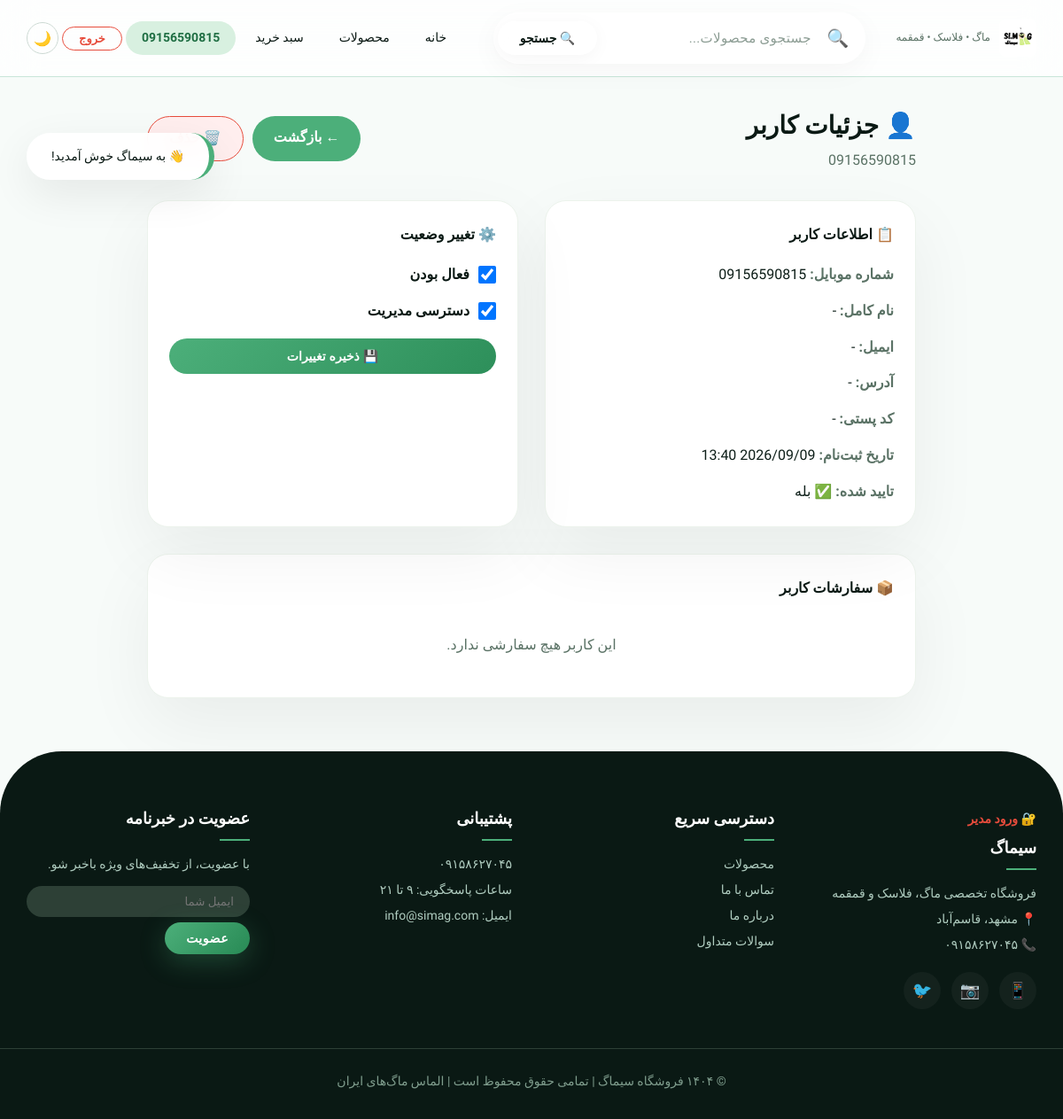
The app's page /accounts/admin-user/4/ (signed in) with its own data.
### accounts/models.py (models this page shows, shortened)
class User(AbstractUser):
    username = None
    phone = models.CharField(max_length=11, unique=True)
    is_verified = models.BooleanField(default=False)
    full_name = models.CharField(max_length=100, blank=True, null=True)
    email = models.EmailField(blank=True, null=True)
    address = models.TextField(blank=True, null=True)
    postal_code = models.CharField(max_length=10, blank=True, null=True)
    USERNAME_FIELD = 'phone'
    REQUIRED_FIELDS = ['email']
    objects = UserManager()

### accounts/views.py (the view, shortened to what this page needs)
# urls.py: path('admin-user/<int:user_id>/', views.admin_user_detail, name='admin_user_detail'),
@staff_member_required
def admin_user_detail(request, user_id):
    user = get_object_or_404(User, id=user_id)
    return render(request, 'accounts/admin_user_detail.html', {'user': user})

### accounts/templates/accounts/admin_user_detail.html (shortened to what this page needs)
{% extends 'base.html' %}
{% load static %}
{% block content %}
<div style="max-width:900px;margin:30px auto;padding:0 16px;">
    <div style="display:flex;justify-content:space-between;align-items:center;margin-bottom:30px;flex-wrap:wrap;gap:12px;">
        <div>
            <h1 style="font-size:28px;font-weight:900;color:var(--dark);">👤 جزئیات کاربر</h1>
            <p style="color:var(--gray);">{{ user.phone }}</p>
        </div>
        <div style="display:flex;gap:10px;">
            <a href="{% url 'accounts:admin_users' %}" style="padding:10px 24px;border-radius:40px;background:var(--primary);color:#fff;text-decoration:none;font-weight:600;">← بازگشت</a>
            <a href="{% url 'accounts:admin_user_delete' user.id %}" style="padding:10px 24px;border-radius:40px;background:#fee;color:#e74c3c;text-decoration:none;font-weight:600;border:1px solid #e74c3c;">🗑️ حذف</a>
        </div>
    </div>
    <div style="display:grid;grid-template-columns:1fr 1fr;gap:30px;">
        <div style="background:var(--white);border-radius:24px;padding:24px;border:1px solid #ecf3ec;box-shadow:var(--shadow);">
            <h3 style="font-size:16px;font-weight:800;color:var(--dark);margin-bottom:16px;">📋 اطلاعات کاربر</h3>
            <div style="display:flex;flex-direction:column;gap:12px;">
                <div><span style="font-weight:600;color:var(--gray);">شماره موبایل:</span> {{ user.phone }}</div>
                <div><span style="font-weight:600;color:var(--gray);">نام کامل:</span> {{ user.full_name|default:'-' }}</div>
                <div><span style="font-weight:600;color:var(--gray);">ایمیل:</span> {{ user.email|default:'-' }}</div>
                <div><span style="font-weight:600;color:var(--gray);">آدرس:</span> {{ user.address|default:'-' }}</div>
                <div><span style="font-weight:600;color:var(--gray);">کد پستی:</span> {{ user.postal_code|default:'-' }}</div>
                <div><span style="font-weight:600;color:var(--gray);">تاریخ ثبت‌نام:</span> {{ user.date_joined|date:"Y/m/d H:i" }}</div>
                <div><span style="font-weight:600;color:var(--gray);">تایید شده:</span> {{ user.is_verified|yesno:"✅ بله,❌ خیر" }}</div>
            </div>
        </div>
        <div style="background:var(--white);border-radius:24px;padding:24px;border:1px solid #ecf3ec;box-shadow:var(--shadow);">
            <h3 style="font-size:16px;font-weight:800;color:var(--dark);margin-bottom:16px;">⚙️ تغییر وضعیت</h3>
            <form method="post">
                <div style="margin-bottom:12px;display:flex;align-items:center;gap:10px;">
                    <input type="checkbox" name="is_active" {% if user.is_active %}checked{% endif %} style="width:20px;height:20px;">
                    <label style="font-weight:600;color:var(--dark);">فعال بودن</label>
                </div>
                <div style="margin-bottom:16px;display:flex;align-items:center;gap:10px;">
                    <input type="checkbox" name="is_staff" {% if user.is_staff %}checked{% endif %} style="width:20px;height:20px;">
                    <label style="font-weight:600;color:var(--dark);">دسترسی مدیریت</label>
                </div>
                <button type="submit" style="width:100%;padding:12px;border-radius:40px;border:none;background:linear-gradient(135deg,#4caf7a,#2d8f5a);color:#fff;font-weight:700;font-size:14px;cursor:pointer;">💾 ذخیره تغییرات</button>
            </form>
        </div>
    </div>
    <div style="margin-top:30px;background:var(--white);border-radius:24px;padding:24px;border:1px solid #ecf3ec;box-shadow:var(--shadow);">
        <h3 style="font-size:16px;font-weight:800;color:var(--dark);margin-bottom:16px;">📦 سفارشات کاربر</h3>
        {% if user.orders.all %}
        <div style="display:flex;flex-direction:column;gap:8px;">
            {% for order in user.orders.all|slice:":10" %}
            <a href="{% url 'accounts:admin_order_detail' order.id %}" style="display:flex;justify-content:space-between;padding:10px 16px;background:var(--primary-soft);border-radius:12px;text-decoration:none;transition:all 0.3s ease;" onmouseover="this.style.background='var(--primary-light)'" onmouseout="this.style.background='var(--primary-soft)'">
                <span style="font-weight:700;color:var(--dark);">#{{ order.order_number }}</span>
                <span style="color:var(--primary-dark);">{{ order.total_amount|floatformat:0 }} تومان</span>
                <span style="font-size:12px;padding:2px 12px;border-radius:20px;background:
                    {% if order.status == 'pending' %}#fff3e0;color:#f39c12
                    {% elif order.status == 'processing' %}#e3f2fd;color:#2196f3
                    {% elif order.status == 'shipped' %}#e8f5e9;color:#4caf50
                    {% elif order.status == 'delivered' %}#e8f5e9;color:#27ae60
                    {% else %}#fce4ec;color:#e74c3c{% endif %};">
                    {{ order.get_status_display }}
                </span>
            </a>
            {% endfor %}
        </div>
        {% else %}
        <p style="color:var(--gray);text-align:center;padding:20px 0;">این کاربر هیچ سفارشی ندارد.</p>
        {% endif %}
    </div>
</div>
{% endblock %}

### templates/base.html (shortened to what this page needs)
<!DOCTYPE html>
{% load static %}
<html lang="fa" dir="rtl">
<head>
</head>
<body>
    <header class="header" id="mainHeader">
        <div class="container header-inner">
            <a href="{% url 'products:home' %}" class="logo">
                <img src="{% static 'images/logo.png' %}" alt="سیماگ" onerror="this.style.display='none'; this.nextElementSibling.style.display='flex'">
                <small>ماگ • فلاسک • قمقمه</small>
            </a>
            <div class="search-wrapper">
                <div class="search-container" id="searchContainer">
                    <span class="search-icon">🔍</span>
                    <input type="text" class="search-input" id="searchInput" placeholder="جستجوی محصولات..." autocomplete="off" onfocus="showSuggestions()" onblur="hideSuggestions()" oninput="handleSearchInput()" />
                    <button class="search-btn" onclick="performSearch()">🔍 جستجو</button>
                </div>
            </div>
            <div class="nav" id="mainNav">
                <a href="{% url 'products:home' %}">خانه</a>
                <a href="{% url 'products:product_list' %}">محصولات</a>
                <a href="{% url 'cart:cart_detail' %}">سبد خرید</a>
                {% if user.is_authenticated %}
                <a href="{% url 'accounts:profile' %}" style="font-weight:600;color:#1f6e43;background:#d8f0e0;padding:6px 18px;border-radius:30px;">
                    {{ user.full_name|default:user.phone }}
                </a>
                <form method="post" action="{% url 'accounts:logout' %}" style="display:inline;">
                    <button type="submit" style="background:transparent;border:1.5px solid #e74c3c;color:#e74c3c;padding:5px 18px;border-radius:30px;font-weight:600;font-size:13px;cursor:pointer;font-family:inherit;">خروج</button>
                </form>
                {% endif %}
                <button class="dark-toggle" onclick="toggleDarkMode()">🌙</button>
            </div>
        </div>
    </header>
    <main class="container">
        {% block content %}
        {% endblock %}
    </main>
    <div class="toast-container" id="toastContainer"></div>
    <footer class="footer">
        <div class="container footer-inner">
            <div class="footer-col">
                <a href="{% url 'accounts:admin_login' %}" style="color:#e74c3c;font-weight:600;">🔐 ورود مدیر</a>
                <h4>سیماگ</h4>
                <p>فروشگاه تخصصی ماگ، فلاسک و قمقمه</p>
                <p>📍 مشهد، قاسم‌آباد</p>
                <p>📞 ۰۹۱۵۸۶۲۷۰۴۵</p>
                <div class="footer-social">
                    <a href="#">📱</a>
                    <a href="#">📷</a>
                    <a href="#">🐦</a>
                </div>
            </div>
            <div class="footer-col">
                <h4>دسترسی سریع</h4>
                <a href="{% url 'products:product_list' %}">محصولات</a>
                <a href="{% url 'products:contact' %}">تماس با ما</a>
                <a href="#">درباره ما</a>
                <a href="#">سوالات متداول</a>
            </div>
            <div class="footer-col">
                <h4>پشتیبانی</h4>
                <a href="#">۰۹۱۵۸۶۲۷۰۴۵</a>
                <a href="#">ساعات پاسخگویی: ۹ تا ۲۱</a>
                <a href="#">ایمیل: info@simag.com</a>
            </div>
            <div class="footer-col">
                <h4>عضویت در خبرنامه</h4>
                <p>با عضویت، از تخفیف‌های ویژه باخبر شو.</p>
                <div style="display:flex;gap:6px;margin-top:12px;flex-wrap:wrap;">
                    <input type="email" placeholder="ایمیل شما" style="flex:1;padding:10px 18px;border-radius:40px;border:none;font-family:inherit;background:#2d4036;color:#fff;min-width:160px;outline:none;">
                    <button class="btn-primary" style="padding:10px 24px;font-size:14px;">عضویت</button>
                </div>
            </div>
        </div>
        <div class="container footer-bottom">
            © ۱۴۰۴ فروشگاه سیماگ | تمامی حقوق محفوظ است | الماس ماگ‌های ایران
        </div>
    </footer>
</body>
</html>

### records on screen
User: full_name "09156590815", phone "09156590815", full_name "-", email "-", address "-", postal_code "-", date_joined "2026/09/09 13:40", is_verified "✅ بله", is_active "☑", is_staff "☑"
